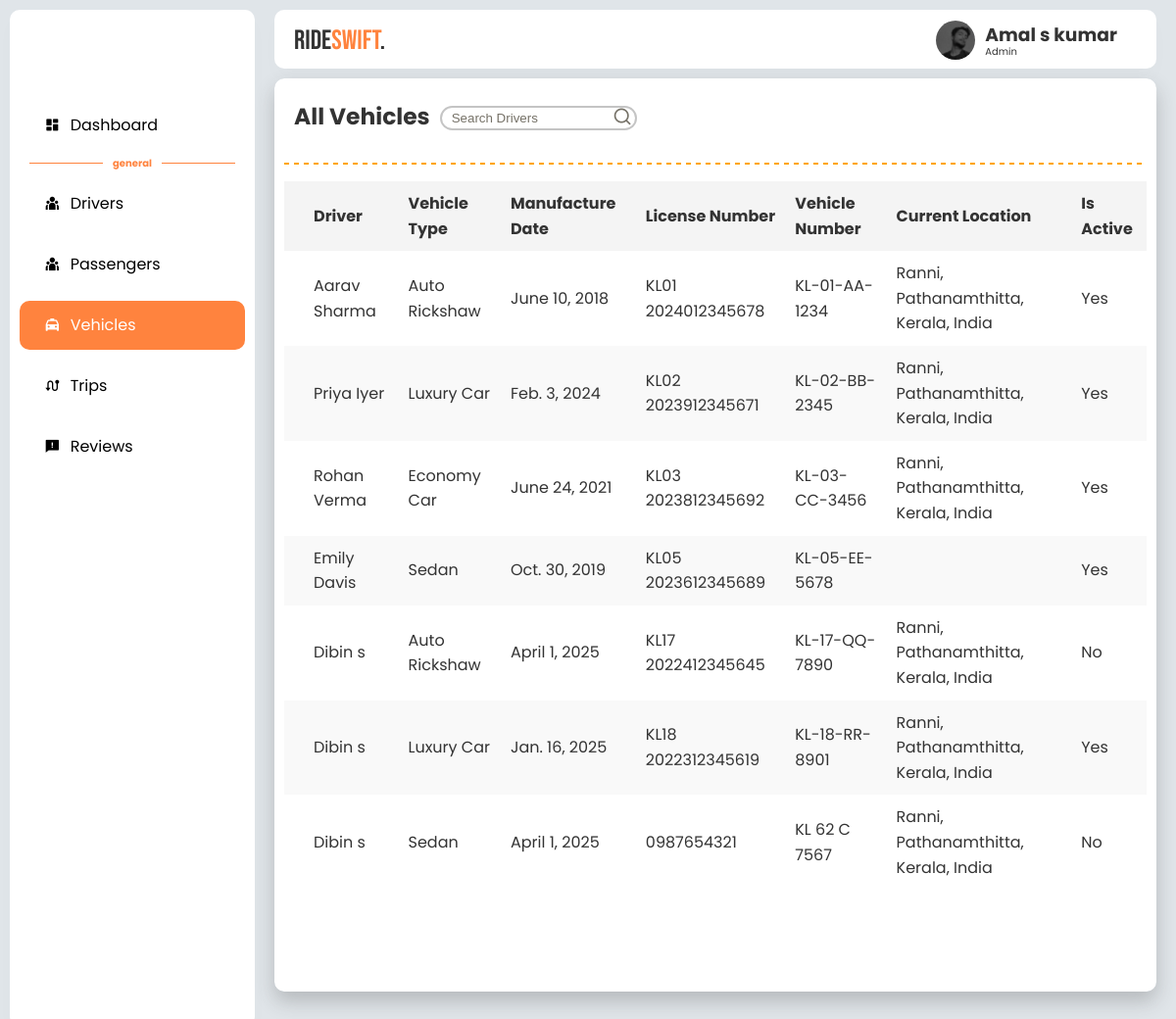
/administrator/all-vehicles, run on the app's committed database.
### Administrator/models.py (models this page shows, shortened)
class Vehicle(models.Model):
    user = models.ForeignKey(User, on_delete=models.CASCADE, related_name="vehicles")
    vehicle_type = models.CharField(
        max_length=20,
        choices=[
            ('Auto Rickshaw', 'Auto Rickshaw'),
            ('Economy Car', 'Economy Car'),
            ('Sedan', 'Sedan'),
            ('Luxury Car', 'Luxury Car')
        ]
    )
    manufacture_date = models.DateField()
    license_number = models.CharField(max_length=50, unique=True)
    vehicle_number = models.CharField(max_length=20, unique=True)
    vehicle_image = models.ImageField(upload_to='uploads/vehicles/')
    current_location = models.CharField(max_length=255, default="")
    is_active = models.BooleanField(default=False)

class User(models.Model):
    name = models.CharField(max_length=255)
    email = models.EmailField(unique=True)
    address = models.CharField(max_length=255)
    password = models.CharField(max_length=255)
    approved = models.BooleanField(default=True)
    phone_no = models.CharField(max_length=15, unique=True)
    rights = models.CharField(
        max_length=50,
        choices=[('admin', 'Admin'), ('user', 'User'), ('driver', 'Driver')],
        default='customer'
    )
    created_at = models.DateTimeField(default=now, editable=False)
    is_active = models.BooleanField(default=False)
    def __str__(self):
        return self.name

### Administrator/views.py (the view)
# urls.py: path('all-vehicles',all_vehicles,name="allVehicles"),
def all_vehicles(request):
    vehicles = Vehicle.objects.all()
    return render(request, 'Administrator/all_vehicles.html', {'flag':4,'vehicles':vehicles})

### RideSwift/context_processors.py (called while the page is built)
def common_data(request):
    login = False
    user = None
    login = "userid" in request.session
    driver = None
    logdr = "driverid" in request.session
    if logdr:
        driver_id = request.session.get("driverid")
        driver = User.objects.get(id=driver_id)
    if login:
        user_id = request.session.get("userid")
        user = User.objects.get(id=user_id)
    return {
        "login": login,
        "user": user,
        "logdr": logdr,
        "driver":driver
    }

### Administrator/templates/Administrator/all_vehicles.html (shortened to what this page needs)
{% extends 'Administrator/admin-base.html' %}
    {% block content %}
<div class="content-body">
    <div class="box">
        <div class="title">
           <h3> All Vehicles </h3>
        </div>
        <form method="get">
        <div class="search">
            <input type="text" name="q" placeholder="Search Drivers" />
            <button type="submit"><i class="ri-search-line"></i></button>
        </div>
    </form>
    </div>
    <table>
        <thead>
            <tr>
                <th></th>
                <th>Driver</th>
                <th>Vehicle Type</th>
                <th>Manufacture Date</th>
                <th>License Number</th>
                <th>Vehicle Number</th>
                <th>Current Location</th>
                <th>Is Active</th>
            </tr>
        </thead>
        <tbody>
            {% if vehicles %}
            {% for vehicle in vehicles %}
            <tr>
                <td></td>
                <td>{{ vehicle.user }}</td>
                <td>{{ vehicle.vehicle_type }}</td>
                <td>{{ vehicle.manufacture_date }}</td>
                <td>{{ vehicle.license_number }}</td>
                <td>{{ vehicle.vehicle_number }}</td>
                <td>{{ vehicle.current_location }}</td>
                <td>{{ vehicle.is_active|yesno:"Yes,No" }}</td>
           </tr>
            {% endfor %}
            {% else %}
            <tr>
                <td style="text-align: center;" colspan="8">No Vehicles Found</td>
            </tr>
            {% endif %}
        </tbody>
    </table>
</div>
{% endblock %}

### static/style/admin.css (style rules this page uses)
html { scroll-behavior: smooth; }
:root { --primary-color: #ff833e; --primary-color-dark: #db6f35; --text-dark: #333333; --text-light: #767268; --white: #ffffff; --max-width: 1350px; --header-font: "Bebas Neue", sans-serif; }
* { margin: 0; padding: 0; box-sizing: border-box; }
body { display: flex; height: 100vh; width: 100%; overflow: hidden; font-family: "Poppins", sans-serif; font-size: 1rem; line-height: 1.6; color: var(--text-dark); background-color: #e0e5e9; gap: 10px; padding: 10px; box-sizing: border-box; }
.content-body { position: relative; overflow-x: hidden; height: 100%; width: 100%; gap: 10px; background-color: white; border-radius: 10px; box-shadow: #33333304 0 10px 20px; padding: 10px; }
.box { position: relative; width: 100%; height: auto; display: flex; }
.box .title { position: relative; left: 10px; font-size: 20px; top: 10px; flex-direction: column; justify-content: center; text-align: center; }
table { position: relative; bottom: 120px; width: 100%; border-collapse: collapse; margin-top: 20px; border-radius: 10px; }
th, td { padding: 10px; text-align: left; }
th { background-color: #f4f4f4; }
tr:nth-child(even) { background-color: #f9f9f9; }
.search { position: relative; top: 15px; left: 20px; height: 30px; width: auto; display: flex; align-items: center; }
.search input { flex: 1; height: 25px; border: 2px solid rgba(0, 0, 0, 0.231); border-radius: 5vmin; padding: 10px; outline: none; background-color: white; z-index: 1; }
.search button { width: 20px; height: 20px; border-radius:50% ; border: none; font-size: 20px; padding: 0 15px; color: var(--text-light); background-color: transparent; cursor: pointer; position: relative; z-index: 2; right: 40px; top: -2px; transition: background-color 0.3s; }
.search input::placeholder { color: var(--text-light); }

### data on the page
Vehicle: user "Aarav Sharma", vehicle_type "Auto Rickshaw", manufacture_date "June 10, 2018", license_number "KL01 2024012345678", vehicle_number "KL-01-AA-1234", current_location "Ranni, Pathanamthitta, Kerala, India", is_active "Yes"
Vehicle: user "Priya Iyer", vehicle_type "Luxury Car", manufacture_date "Feb. 3, 2024", license_number "KL02 2023912345671", vehicle_number "KL-02-BB-2345", current_location "Ranni, Pathanamthitta, Kerala, India", is_active "Yes"
Vehicle: user "Rohan Verma", vehicle_type "Economy Car", manufacture_date "June 24, 2021", license_number "KL03 2023812345692", vehicle_number "KL-03-CC-3456", current_location "Ranni, Pathanamthitta, Kerala, India", is_active "Yes"
Vehicle: user "Emily Davis", vehicle_type "Sedan", manufacture_date "Oct. 30, 2019", license_number "KL05 2023612345689", vehicle_number "KL-05-EE-5678", is_active "Yes"
Vehicle: user "Dibin s", vehicle_type "Auto Rickshaw", manufacture_date "April 1, 2025", license_number "KL17 2022412345645", vehicle_number "KL-17-QQ-7890", current_location "Ranni, Pathanamthitta, Kerala, India", is_active "No"
Vehicle: user "Dibin s", vehicle_type "Luxury Car", manufacture_date "Jan. 16, 2025", license_number "KL18 2022312345619", vehicle_number "KL-18-RR-8901", current_location "Ranni, Pathanamthitta, Kerala, India", is_active "Yes"
Vehicle: user "Dibin s", vehicle_type "Sedan", manufacture_date "April 1, 2025", license_number "0987654321", vehicle_number "KL 62 C 7567", current_location "Ranni, Pathanamthitta, Kerala, India", is_active "No"
